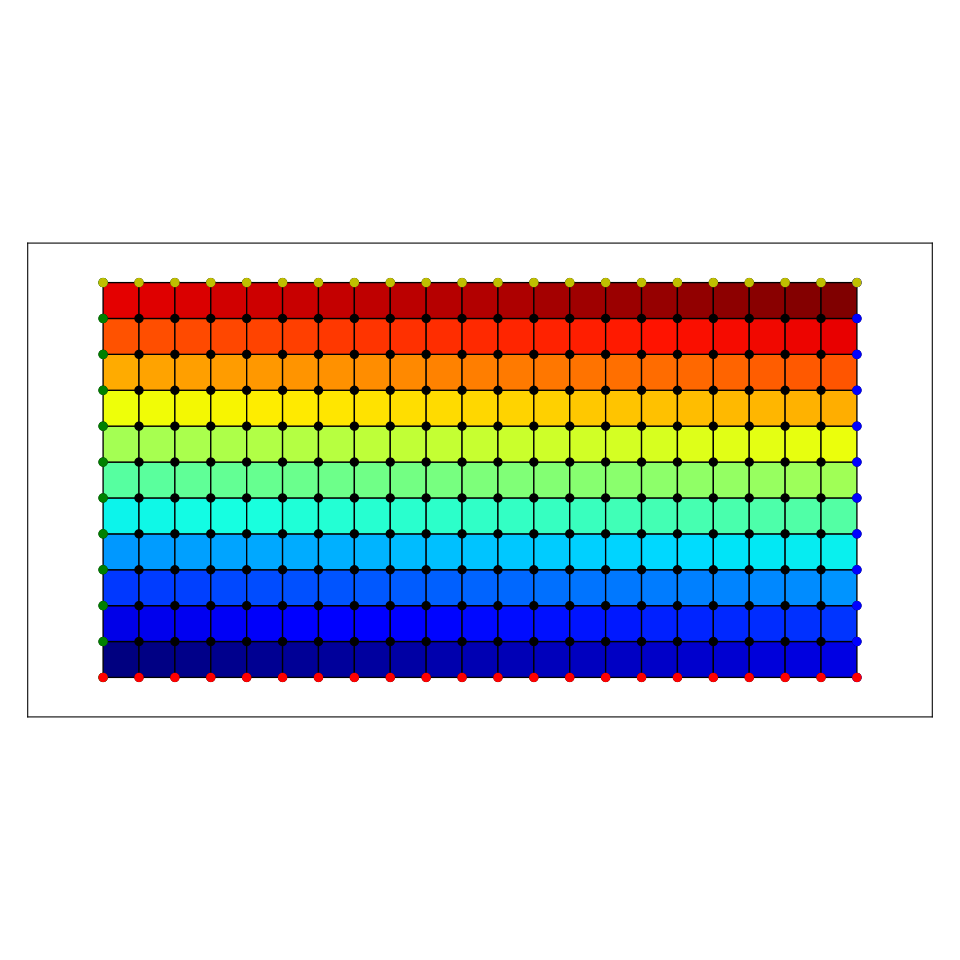

The Python source for this figure:

import GooseFEM          as gf
import matplotlib.pyplot as plt
import GooseMPL          as gplt
import numpy             as np

plt.style.use(['goose'])

# --------------------------------------------------------------------------------------------------

mesh   = gf.Mesh.Quad4.Regular(21,11)
coor   = mesh.coor()
conn   = mesh.conn()
cindex = np.arange(conn.shape[0])

# --------------------------------------------------------------------------------------------------

fig, ax = plt.subplots(figsize=(10,10))

im = gplt.patch(coor=coor, conn=conn, cindex=cindex, cmap='jet')

ax.plot(coor[:,0], coor[:,1], marker='o', linestyle='none')

lft = mesh.nodesLeftOpenEdge()
rgt = mesh.nodesRightOpenEdge()
bot = mesh.nodesBottomEdge()
top = mesh.nodesTopEdge()

ax.plot(coor[lft,0], coor[lft,1], marker='o', linestyle='none', color='g', label='nodesLeftOpenEdge')
ax.plot(coor[rgt,0], coor[rgt,1], marker='o', linestyle='none', color='b', label='nodesRightOpenEdge')
ax.plot(coor[bot,0], coor[bot,1], marker='o', linestyle='none', color='r', label='nodesBottomEdge')
ax.plot(coor[top,0], coor[top,1], marker='o', linestyle='none', color='y', label='nodesTopEdge')

ax.set_aspect('equal')
ax.get_xaxis().set_visible(False)
ax.get_yaxis().set_visible(False)

ax.set_xlim([-1, 22])
ax.set_ylim([-1, 14])

ax.legend(ncol=2, loc='upper center')

plt.savefig('example.svg')
plt.show()
